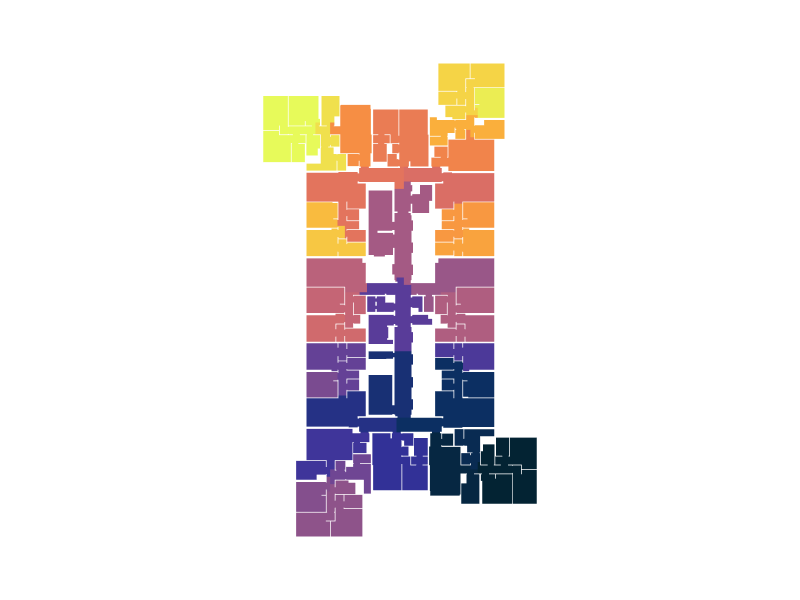

The cell this chart's notebook holds for it:
### Code cell
Topology.Show(faces,
              faceColorKey="cp_color",
              faceOpacity=1,
              showEdges=False,
              showVertices=False,
              camera=[0,0,6],
              backgroundColor="white",
              width=800,
              height=600,
              renderer=renderer)
